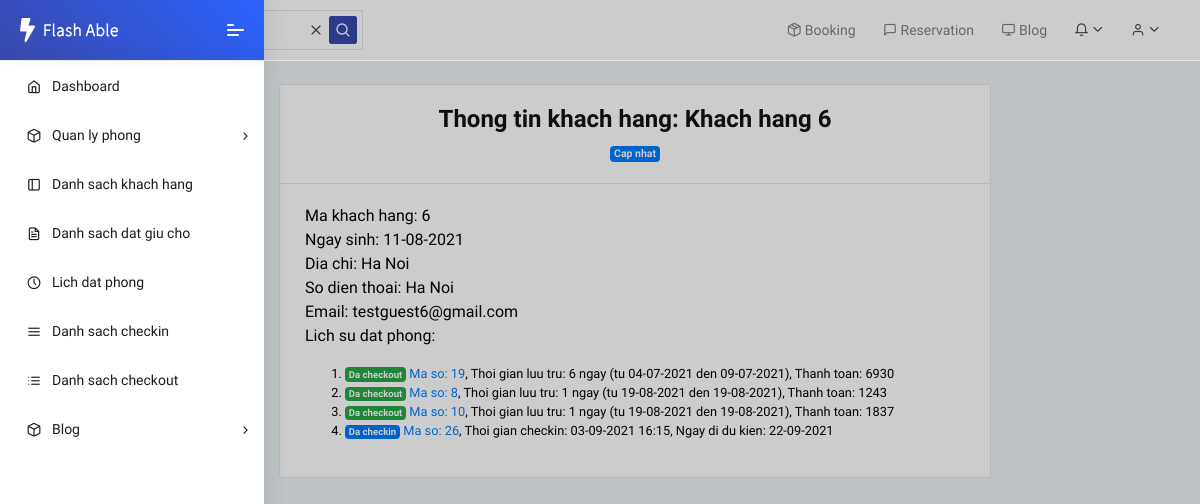
Page /customers/6 (signed in) on the committed database.
### customer/models.py (models this page shows, shortened)
class Customer(models.Model):
    customer_name = models.CharField("Ten khach hang", max_length=100)
    customer_dob = models.DateTimeField("Ngay sinh", default=timezone.now)
    customer_adress = models.CharField('Dia chi', max_length=400, blank=True, null=True)
    phone_regex = RegexValidator(regex=r'^\+?\d{8,11}$', message="Nhap so dien thoai theo dinh dang: 0123456789")
    customer_phone = models.CharField('So dien thoai', validators=[phone_regex], max_length=13, blank=True)
    customer_email = models.EmailField("Email")
    create_at = models.DateTimeField(auto_now_add=True, verbose_name='Ngay tao')
    class Meta:
        ordering = ['customer_name']

### booking/models.py (models this page shows, shortened)
class Booking(models.Model):
    booking_type = models.ForeignKey(BookingType, on_delete=models.SET_NULL, null=True)
    customer = models.ForeignKey(Customer, on_delete=models.CASCADE)
    user = models.ForeignKey(User, on_delete=models.SET_NULL, null=True, verbose_name='Nguoi thuc hien')
    no_of_adults = models.PositiveSmallIntegerField(default=1, verbose_name='So nguoi lon')
    no_of_children = models.PositiveSmallIntegerField(default=0, verbose_name='So tre em')
    booking_date_time = models.DateTimeField(default=timezone.now, verbose_name='Ngay dat phong')
    arrival_date_time = models.DateTimeField(default=timezone.now, verbose_name='Ngay den')
    departure_date_time = models.DateTimeField(default=timezone.now, verbose_name='Ngay du kien di')
    description = models.CharField("Yeu cau cua khach hang", max_length=3000, null=True, blank=True)
    updated_at = models.DateTimeField(auto_now=True, verbose_name='cap nhat luc')
    canceled = models.BooleanField(default=False, verbose_name='Huy dat truoc', blank=True, null=True)
    class Meta:
        ordering = ['arrival_date_time', 'booking_date_time']

class CheckOut(models.Model):
    PAYMENT_TYPE = (
        ('Tien mat', 'Tien mat'),
        ('Chuyen khoan', 'Chuyen khoan'),
        ('The thanh toan', 'The thanh toan'),
    )
    id = models.CharField(max_length=50, primary_key=True, blank=True, editable=False)
    checkin = models.OneToOneField(CheckIn, on_delete=models.CASCADE)
    checkout_time = models.DateTimeField(auto_now_add=True, verbose_name='Thoi gian check out')
    stay_duration = models.DurationField(null=True, editable=False, verbose_name='Thoi gian luu tru')
    total_amount = models.PositiveSmallIntegerField(default=0, editable=False, verbose_name='Tong chi phi')
    pay_amount = models.PositiveSmallIntegerField(default=0, editable=False, verbose_name='Thanh tien')
    extra_fee = models.FloatField('Phu phi', default=0)
    discount = models.FloatField('Khuyen mai', default=0)
    vat = models.FloatField("VAT", default=10)
    payment_type = models.CharField('Hinh thuc thanh toan', choices=PAYMENT_TYPE, max_length=20, default='Tien mat')
    checkout_by = models.ForeignKey(User, on_delete=models.SET_NULL, null=True, verbose_name="Nguoi thanh toan")
    class Meta:
        ordering = ['checkout_time']

class CheckIn(models.Model):
    id = models.CharField(max_length=50, primary_key=True, blank=True, editable=False)
    booking = models.OneToOneField(Booking, on_delete=models.CASCADE, null=True)
    rooms = models.ManyToManyField(Room, verbose_name='Phong thue')
    services = models.ManyToManyField(Service, verbose_name='Dich vu')
    departure_date_time = models.DateTimeField(default=timezone.now, verbose_name='Ngay du tra phong')
    user = models.ForeignKey(User, on_delete=models.SET_NULL, null=True, verbose_name='Nguoi checkin')
    checkin_time = models.DateTimeField(auto_now_add=True, verbose_name='Thoi gian check in')
    initial_amount = models.PositiveSmallIntegerField(default=0, editable=False, verbose_name='Tien/ngay')
    updated_at = models.DateTimeField(auto_now=True, verbose_name='cap nhat luc')
    class Meta:
        ordering = ['-checkin_time']

### customer/views.py (the view)
# urls.py: path('<int:pk>', views.CustomerDetailView.as_view(), name='customer_detail'),
class CustomerDetailView(LoginRequiredMixin, PermissionRequiredMixin, DetailView):
    permission_required = 'customer.view_customer'
    model = Customer
    template_name = 'customer_detail.html'

### customer/templates/customer_detail.html (shortened to what this page needs)
{% extends "base.html" %}
{% load static %}
{% block content %}
    <div class="row">
        <div class="col-sm-8 mx-auto">
            <div class="card">
                <div class="card-header text-center">
                    <h3>Thong tin khach hang: {{ customer.customer_name }}</h3>
                    {% if perms.customer.change_customer %}<a class="badge badge-primary" href="{% url 'customer_update' customer.id %}">Cap nhat</a>{% endif %}
                </div>
                <div class="card-body">
                    <p>Ma khach hang: {{ customer.id }}
                    <br>Ngay sinh: {{ customer.customer_dob |date:"d-m-Y" }}
                    <br>Dia chi: {{ customer.customer_adress }}
                    <br>So dien thoai: {{ customer.customer_adress }}
                    <br>Email: {{ customer.customer_email }}
                    <br>Lich su dat phong:</p>
                    <ol>
                        {% for booking in customer.booking_set.all %}
                            <li style="white-space: normal !important;">
                                {% if booking.checkin.checkout %}
                                    <span class="badge badge-success">Da checkout</span> <a href="{% url 'checkout_detail' booking.id %}">Ma so: {{ booking.id }}</a>, Thoi gian luu tru: {{ booking.checkin.checkout.stay_duration.days }} ngay (tu {{ booking.checkin.checkin_time|date:"d-m-Y" }} den {{ booking.checkin.checkout.checkout_time|date:"d-m-Y" }}), Thanh toan: {{ booking.checkin.checkout.pay_amount }}
                                {% elif booking.checkin %}
                                    <span class="badge badge-primary">Da checkin</span> <a href="{% url 'checkin_detail' booking.id %}">Ma so: {{ booking.id }}</a>, Thoi gian checkin: {{ booking.checkin.checkin_time|date:"d-m-Y G:i" }}, Ngay di du kien: {{ booking.checkin.booking.departure_date_time|date:"d-m-Y" }}
                                {% elif booking.canceled %}
                                    <span class="badge badge-dark">Da huy</span> <a href="{% url 'booking_detail' booking.id %}">Ma so: {{ booking.id }}</a>, Thoi gian dat phong: {{ booking.booking_date_time|date:"d-m-Y G:i" }}, Thoi gian huy: {{ booking.updated_at|date:"d-m-Y G:i" }}
                                {% endif %}
                            </li>
                        {% endfor %}
                    </ol>
                </div>
            </div>
        </div>
    </div>
{% endblock %}

### templates/base.html (style rules this page uses)
.pcoded-main-container p { color:black; font-size: 1rem; }
.pcoded-main-container li { color:black; font-size: 0.8rem; }

### rows in the picture
Customer: customer_name "Khach hang 6", id "6", customer_dob "11-08-2021", customer_adress "Ha Noi", customer_email "testguest6@gmail.com"
Booking: id "19", checkin.checkout.stay_duration.days "6", checkin.checkin_time "04-07-2021", checkin.checkout.checkout_time "09-07-2021", checkin.checkout.pay_amount "6930"
Booking: id "8", checkin.checkout.stay_duration.days "1", checkin.checkin_time "19-08-2021", checkin.checkout.checkout_time "19-08-2021", checkin.checkout.pay_amount "1243"
Booking: id "10", checkin.checkout.stay_duration.days "1", checkin.checkin_time "19-08-2021", checkin.checkout.checkout_time "19-08-2021", checkin.checkout.pay_amount "1837"
Booking: id "26", checkin.checkin_time "03-09-2021 16:15", checkin.booking.departure_date_time "22-09-2021"
